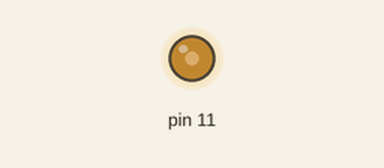
This sketch was run on a simulated Arduino Uno, built with avr-gcc and run on an emulated ATmega328P. Shown: output pins drawn as LEDs (lit = HIGH). What the sketch prints to the serial monitor is not drawn.

Above: at 0.05 s.
At 3.25 s:
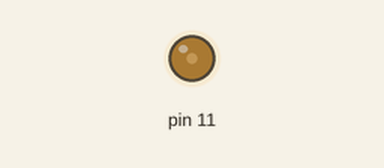
At 5.85 s:
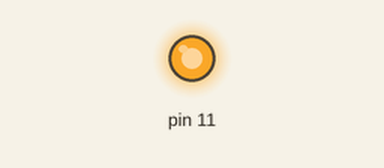
At 8.5 s:
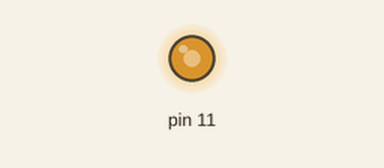
Timing chart, 0 to 11.9 s (numbered marks = the images above):
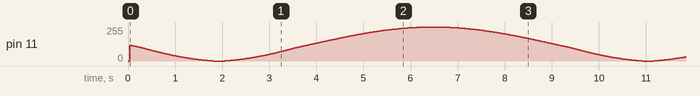

The sketch:

ledShining.ino
```cpp
int t=0;
void setup() {
  // put your setup code here, to run once:
  pinMode(11,OUTPUT);
  Serial.begin(9600);
}

void loop() {
  // put your main code here, to run repeatedly:
  analogWrite(11, (int) ((sin(2*3.14*t)+1)/2*255));
  t++;

  delay(1);
  Serial.println((int) ((sin(2*3.14*t)+1)/2*255));

}
```
